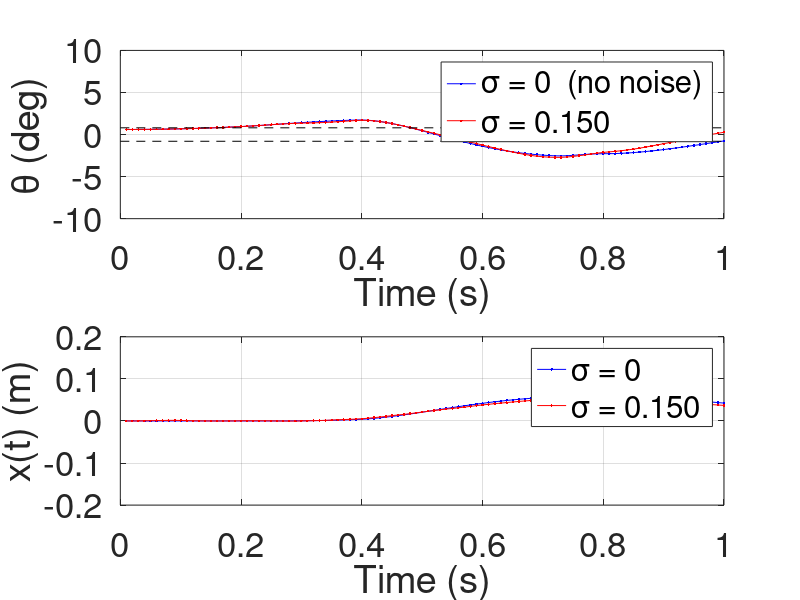
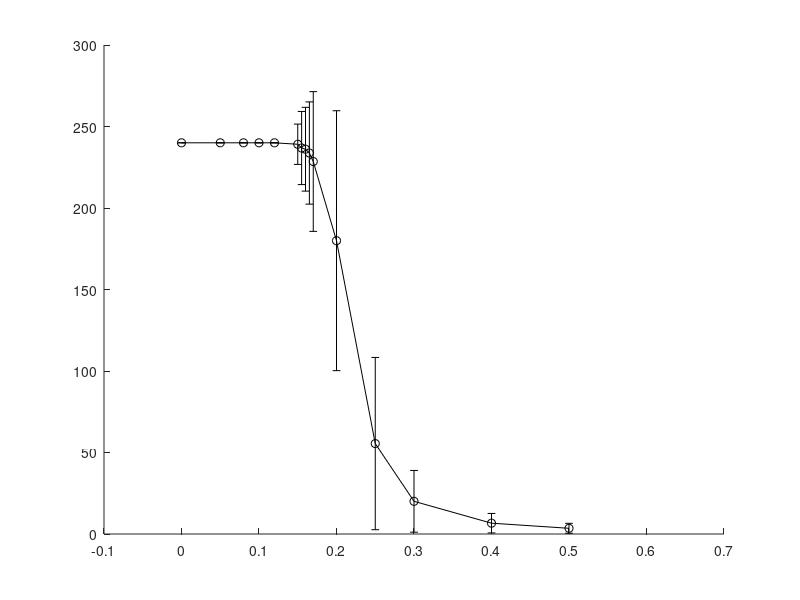

Write the MATLAB code that produced these figures, in order. (Note: this script raises an error after producing the figures.)
% noise_IC_plot.m
% Loads noise_IC.mat and produces figures for objective 4
% Run compute_noiseIC.m first

clear all, close all
load('noise_IC.mat')
DZ = 0.8;

[BT_max, idx_max] = max(BT_mean);
sigma_opt = sigma_list(idx_max);

if idx_max > 1
    fprintf('Stochastic resonance at sigma* = %.4f\n', sigma_opt)
    fprintf('Mean BT at sigma=0  = %.2f s\n', BT_mean(1))
    fprintf('Mean BT at sigma*   = %.2f s\n', BT_mean(idx_max))
    fprintf('Improvement         = %.2f s\n', ...
            BT_mean(idx_max)-BT_mean(1))
    sigma_opt_plot = sigma_opt;
else
    fprintf('No stochastic resonance: BT decreases monotonically\n')
    idx_trans = find(BT_mean < 200, 1, 'first');
    if ~isempty(idx_trans)
        sigma_opt_plot = sigma_list(idx_trans);
    else
        sigma_opt_plot = sigma_list(round(length(sigma_list)/2));
    end
end

idx_half = find(BT_mean < BT_mean(1)*0.5, 1, 'first');
if ~isempty(idx_half)
    sigma_critical = sigma_list(idx_half);
    fprintf('Critical sigma: %.3f\n', sigma_critical)
end

%two trajectories%
figure

subplot(2,1,1)
plot(tv1, phiv1*180/pi, 'b.-')
hold on
plot(tv2, phiv2*180/pi, 'r.-')
line([0,max(tv1)],  0.8*[1 1], 'Color','k','LineStyle','--')
line([0,max(tv1)], -0.8*[1 1], 'Color','k','LineStyle','--')
xlabel('Time (s)')
ylabel('\theta (deg)')
%title('(a) Stick angle: no noise vs with noise')
legend({'\sigma = 0  (no noise)', ...
        sprintf('\\sigma = %.3f', sigma2)}, 'Location','best')
set(gca,'FontSize',25)
xlim([0 1])
grid on

subplot(2,1,2)
plot(tv1, xv1, 'b.-')
hold on
plot(tv2, xv2, 'r.-')
xlabel('Time (s)')
ylabel('x(t) (m)')
legend({'\sigma = 0', ...
        sprintf('\\sigma = %.3f', sigma2)}, 'Location','best')
set(gca,'FontSize',25)
xlim([0 1])
grid on

% mean BT vs sigma%
figure

errorbar(sigma_list, BT_mean, BT_std, 'ko-', ...
         'LineWidth',1.5, 'MarkerSize',7, ...
         'CapSize',6, 'MarkerFaceColor','k')
hold on
if idx_max > 1
    xline(sigma_opt,'r--','LineWidth',1.5)
    text(sigma_opt+0.005, BT_max*0.95, ...
         sprintf('\\sigma^* = %.3f', sigma_opt), ...
         'FontSize',25, 'Color','r')
end
if ~isempty(idx_half)
    xline(sigma_critical,'b--','LineWidth',1.5)
    text(sigma_critical+0.005, BT_mean(1)*0.55, ...
         sprintf('\\sigma_c = %.3f', sigma_critical), ...
         'FontSize',25, 'Color','b')
end
xlabel('\sigma  (m s^{-3/2})')
ylabel('Mean balance time (s)')
%title(sprintf(['Mean balance time vs noise intensity','  (N = %d runs per \\sigma)'], N_MC))
set(gca,'FontSize',25)
grid on

% three trajectories %
rng(42)

sigma_large = sigma_list(end);
sigma_plot  = [0, sigma_opt_plot, sigma_large];
col_list    = {'b','g','r'};

if idx_max > 1
    mid_label = sprintf('\\sigma = %.3f  (optimal \\sigma^*)', ...
                        sigma_opt_plot);
else
    mid_label = sprintf('\\sigma = %.3f  (transition region)', ...
                        sigma_opt_plot);
end

%title_list = {'\sigma = 0  (no noise)',   mid_label,   sprintf('\\sigma = %.3f  (large noise)', sigma_large)};

figure
for k = 1:3
    sigma = sigma_plot(k);
    DZ    = 0.8;
    noise_IC
    subplot(3,1,k)
    plot(tv, phiv*180/pi, col_list{k}, 'LineWidth',1.2)
    xlabel('Time (s)')
    ylabel('\theta (deg)')
  %  title(title_list{k})
    set(gca,'FontSize',25)
    xlim([0 5])
    grid on
end

% PSD at three noise levels%
rng(42)

sigma_before = 0;
sigma_during = 0.20;
sigma_after  = 0.30;
min_BT       = 30;

figure

sigma = sigma_before;
DZ    = 0.8;
noise_IC
[pxx1,fxx1] = periodogram(phiv,[],[],1/dt);

subplot(3,1,1)
plot(fxx1, pxx1, 'b', 'LineWidth',1.2)
ylabel('PSD')
%title(sprintf('(a) \\sigma = 0  (before transition),  BT = %.0f s', ... tv(end)))
set(gca,'FontSize',25)
xlim([0 3])
grid on

sigma   = sigma_during;
DZ      = 0.8;
found   = false;
attempt = 0;
while ~found && attempt < 100
    attempt = attempt + 1;
    noise_IC
    if tv(end) >= min_BT
        found  = true;
        phiv_b = phiv;
        tv_b   = tv;
    end
end

if found
    [pxx2,fxx2] = periodogram(phiv_b,[],[],1/dt);
    [~,idx_d] = min(abs(sigma_list - sigma_during));
    subplot(3,1,2)
    plot(fxx2, pxx2, 'g', 'LineWidth',1.2)
    ylabel('PSD')
   % title(sprintf(['(b) \\sigma = %.3f  (transition),'  '  BT = %.0f s  (mean = %.1f s)'],      sigma_during, tv_b(end), BT_mean(idx_d)))
    set(gca,'FontSize',25)
    xlim([0 3])
    grid on
end

sigma   = sigma_after;
DZ      = 0.8;
found   = false;
attempt = 0;
while ~found && attempt < 200
    attempt = attempt + 1;
    noise_IC
    if tv(end) >= min_BT
        found  = true;
        phiv_c = phiv;
        tv_c   = tv;
    end
end

if found
    [pxx3,fxx3] = periodogram(phiv_c,[],[],1/dt);
    [~,idx_a] = min(abs(sigma_list - sigma_after));
    subplot(3,1,3)
    plot(fxx3, pxx3, 'r', 'LineWidth',1.2)
    xlabel('Frequency (Hz)')
    ylabel('PSD')
  %  title(sprintf(['(c) \\sigma = %.3f  (after transition),' '  BT = %.0f s  (mean = %.1f s)'], sigma_after, tv_c(end), BT_mean(idx_a)))
    set(gca,'FontSize',25)
    xlim([0 3])
    grid on
end


fprintf('DZ            : %.2f deg\n', DZ)
fprintf('sigma tested  : %d values\n', length(sigma_list))
fprintf('N MC runs     : %d per sigma\n', N_MC)
fprintf('BT at sigma=0 : %.2f +/- %.2f s\n', BT_mean(1), BT_std(1))
if idx_max > 1
    fprintf('sigma*        : %.4f\n', sigma_opt)
    fprintf('Result        : STOCHASTIC RESONANCE CONFIRMED\n')
else
    fprintf('Result        : no stochastic resonance\n')
    if ~isempty(idx_half)
        fprintf('sigma_c       : %.3f\n', sigma_critical)
    end
end
